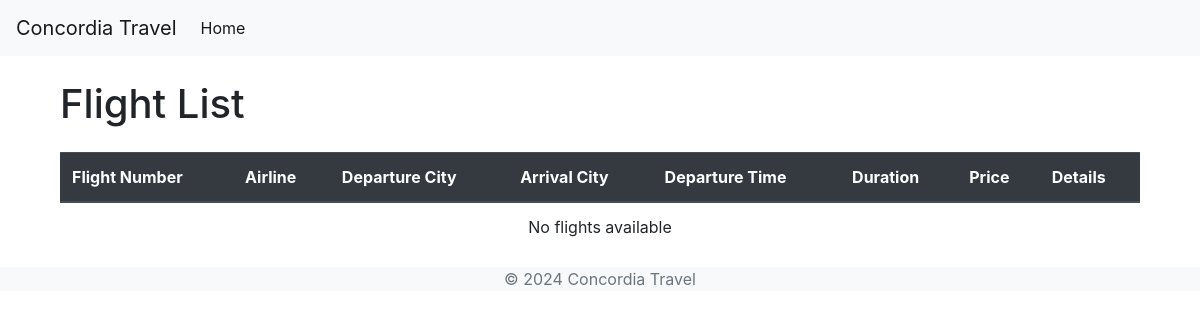
The page /packages/flights/ on the database as committed earlier.
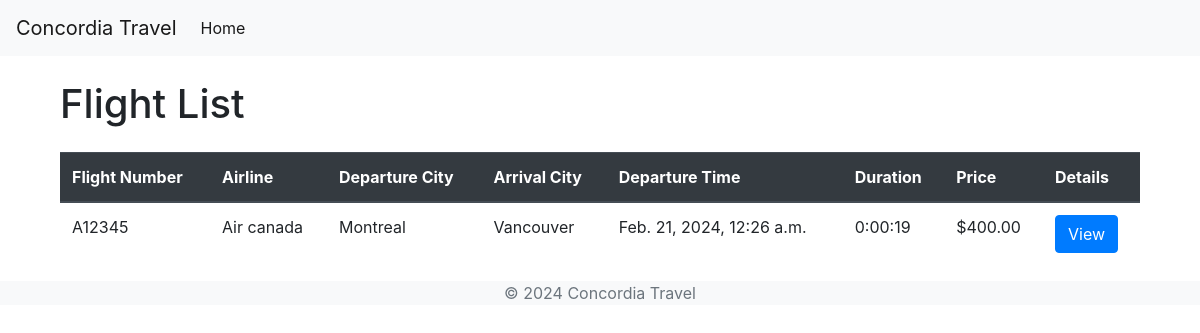
The same page on the database as committed later.
### packages/models.py (models this page shows)
class Flight(models.Model):
    flight_number = models.CharField(max_length=10)
    airline = models.CharField(max_length=100)
    departure_city = models.CharField(max_length=100)
    arrival_city = models.CharField(max_length=100)
    departure_time = models.DateTimeField()
    duration = models.DurationField()
    price = models.DecimalField(max_digits=10, decimal_places=2)
    description = models.TextField(blank=True, null=True)  # Allows for an optional description

### packages/views.py (the view)
# urls.py: path('flights/', views.FlightListView.as_view(), name='flight-list'),
class FlightListView(ListView):
    model = Flight
    template_name = 'packages/flight_list.html'
    context_object_name = 'flights'

### packages/templates/packages/flight_list.html (shortened to what this page needs)
{% extends 'packages/base.html' %}
{% block content %}
<div class="container mt-4">
    <h1 class="mb-4">Flight List</h1>
    <table class="table">
        <thead class="thead-dark">
            <tr>
                <th scope="col">Flight Number</th>
                <th scope="col">Airline</th>
                <th scope="col">Departure City</th>
                <th scope="col">Arrival City</th>
                <th scope="col">Departure Time</th>
                <th scope="col">Duration</th>
                <th scope="col">Price</th>
                <th scope="col">Details</th>
            </tr>
        </thead>
        <tbody>
            {% for flight in flights %}
            <tr>
                <td>{{ flight.flight_number }}</td>
                <td>{{ flight.airline }}</td>
                <td>{{ flight.departure_city }}</td>
                <td>{{ flight.arrival_city }}</td>
                <td>{{ flight.departure_time }}</td>
                <td>{{ flight.duration }}</td>
                <td>${{ flight.price }}</td>
                <td><a href="{% url 'flight_detail' flight.pk %}" class="btn btn-primary">View</a></td>
            </tr>
            {% empty %}
            <tr>
                <td colspan="8" class="text-center">No flights available</td>
            </tr>
            {% endfor %}
        </tbody>
    </table>
</div>
{% endblock %}

Rows that differ between the two databases and show on the page:
added Flight: flight_number "A12345", airline "Air canada", departure_city "Montreal", arrival_city "Vancouver", departure_time "Feb. 21, 2024, 12:26 a.m.", duration "0:00:19", price "400.00"
Other text that changed with them:
text no longer shown: "No flights available"
